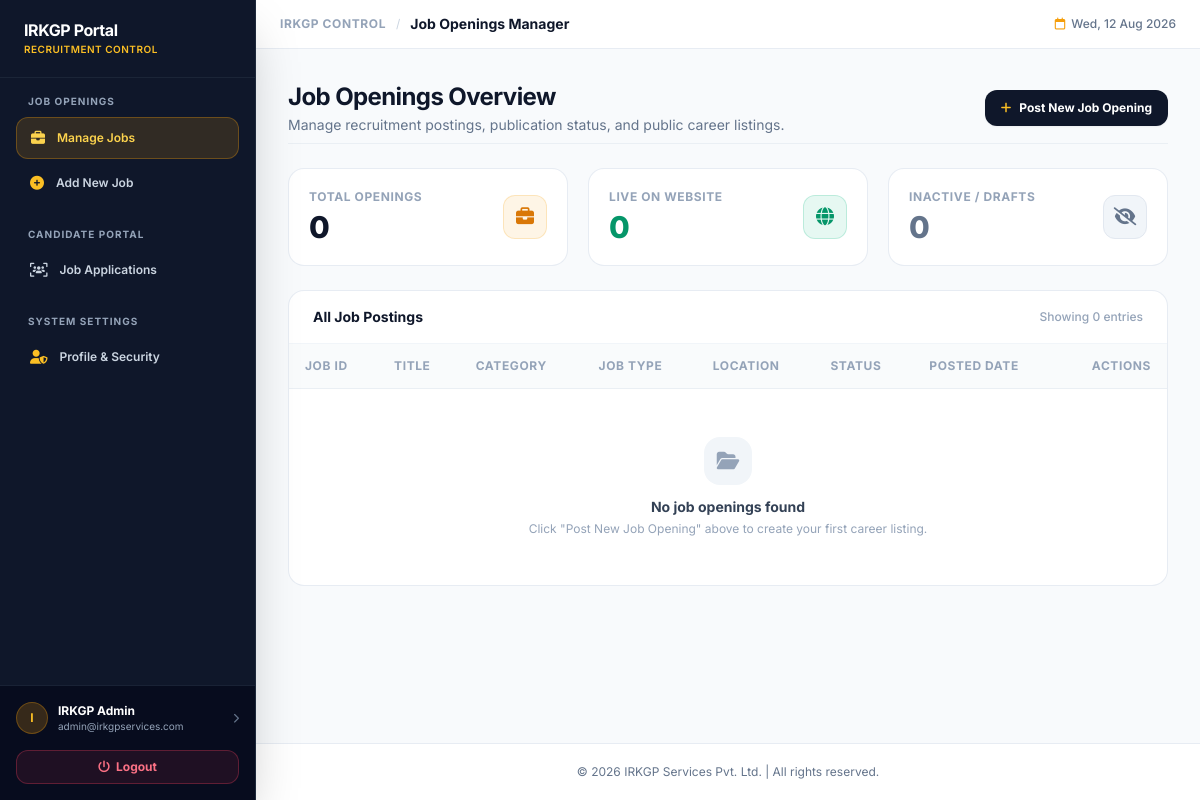
/admin/index.php (signed in), run on an earlier commit of the app's database.
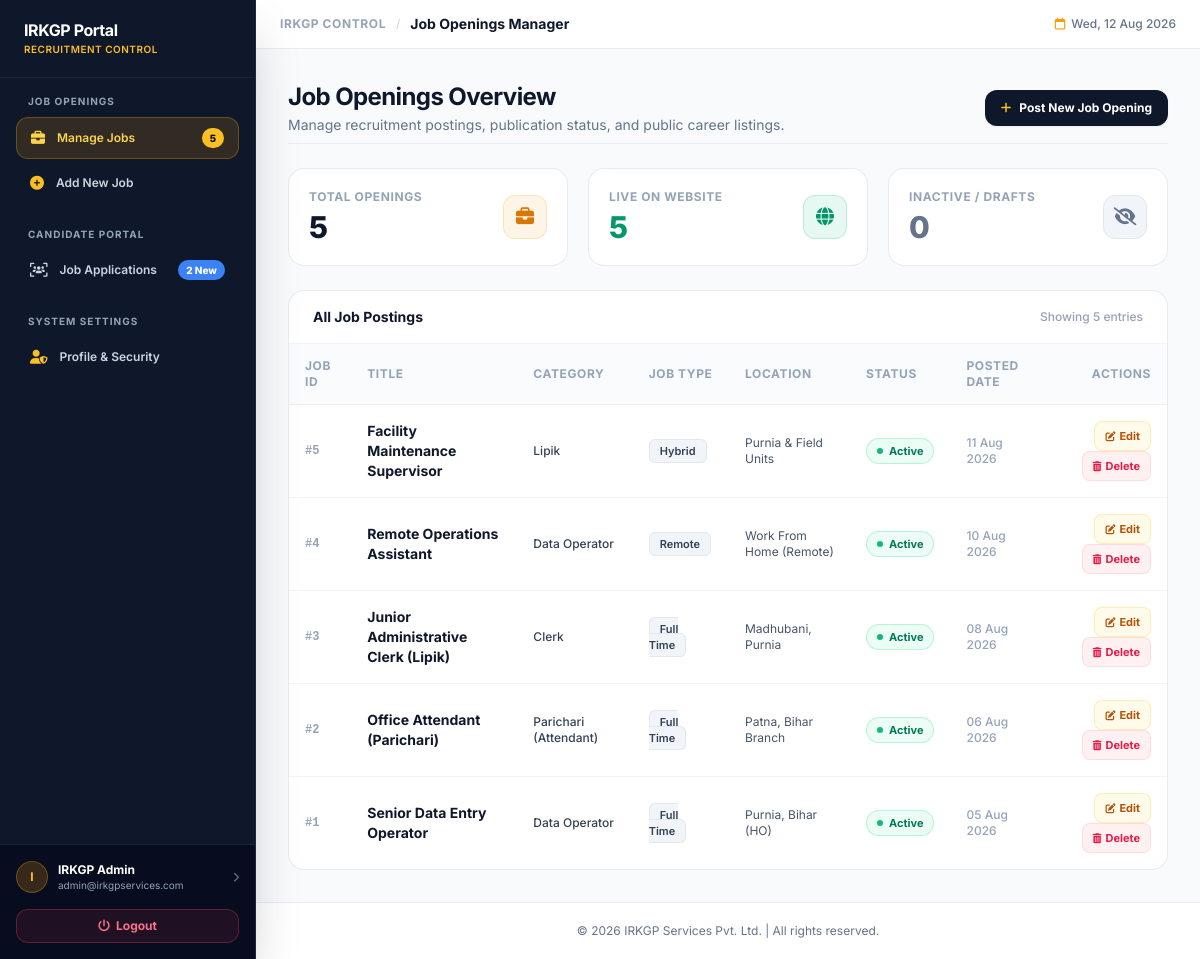
And on a later commit of the database.
### tables this page shows
CREATE TABLE `jobs` (
  `id` INT NOT NULL AUTO_INCREMENT,
  `title` VARCHAR(150) NOT NULL,
  `category` VARCHAR(100) NOT NULL,
  `job_type` VARCHAR(50) NOT NULL,
  `location` VARCHAR(100) NOT NULL,
  `description` TEXT NOT NULL,
  `requirements` TEXT NOT NULL,
  `status` ENUM('active', 'inactive') DEFAULT 'active',
  `created_at` TIMESTAMP DEFAULT CURRENT_TIMESTAMP,
  `updated_at` TIMESTAMP DEFAULT CURRENT_TIMESTAMP ON UPDATE CURRENT_TIMESTAMP,
  PRIMARY KEY (`id`)
);

### admin/index.php (the view, shortened to what this page needs)
<?php
$adminTitle = "Job Openings Manager";
$adminActivePage = "jobs";
$pdo = getDBConnection();
$totalJobs = 0;
$activeJobs = 0;
$inactiveJobs = 0;
$jobs = [];
try {
    $totalJobs = $pdo->query("SELECT COUNT(*) FROM `jobs`")->fetchColumn();
    $activeJobs = $pdo->query("SELECT COUNT(*) FROM `jobs` WHERE `status` = 'active'")->fetchColumn();
    $inactiveJobs = $pdo->query("SELECT COUNT(*) FROM `jobs` WHERE `status` = 'inactive'")->fetchColumn();
    $jobs = $pdo->query("SELECT * FROM `jobs` ORDER BY `created_at` DESC")->fetchAll();
} catch (Exception $e) {
    $jobs = [];
}
include __DIR__ . '/includes/admin_nav.php';
?>
<div class="flex flex-col sm:flex-row sm:items-center justify-between gap-4 pb-2 border-b border-slate-200/60">
    <div>
        <h1 class="text-2xl font-bold text-slate-900 tracking-tight">Job Openings Overview</h1>
        <p class="text-slate-500 text-xs sm:text-sm mt-0.5">Manage recruitment postings, publication status, and public career listings.</p>
    </div>
    <div>
        <a href="/admin/job_create.php" class="px-4 py-2.5 bg-slate-900 hover:bg-amber-500 hover:text-slate-950 text-white font-bold text-xs rounded-xl shadow-sm transition-all duration-200 flex items-center gap-2">
            <i class="fa-solid fa-plus text-xs text-amber-400"></i>
            <span>Post New Job Opening</span>
        </a>
    </div>
</div>
<div class="grid grid-cols-1 sm:grid-cols-3 gap-5">
    <div class="bg-white p-5 rounded-2xl border border-slate-200/80 shadow-xs flex items-center justify-between">
        <div>
            <span class="text-xs font-bold uppercase tracking-wider text-slate-400 block">Total Openings</span>
            <span class="text-3xl font-extrabold text-slate-900 block mt-1"><?php echo $totalJobs; ?></span>
        </div>
        <div class="h-11 w-11 rounded-xl bg-amber-500/10 text-amber-600 flex items-center justify-center text-lg shrink-0 border border-amber-500/20">
            <i class="fa-solid fa-briefcase"></i>
        </div>
    </div>
    <div class="bg-white p-5 rounded-2xl border border-slate-200/80 shadow-xs flex items-center justify-between">
        <div>
            <span class="text-xs font-bold uppercase tracking-wider text-slate-400 block">Live on Website</span>
            <span class="text-3xl font-extrabold text-emerald-600 block mt-1"><?php echo $activeJobs; ?></span>
        </div>
        <div class="h-11 w-11 rounded-xl bg-emerald-500/10 text-emerald-600 flex items-center justify-center text-lg shrink-0 border border-emerald-500/20">
            <i class="fa-solid fa-globe"></i>
        </div>
    </div>
    <div class="bg-white p-5 rounded-2xl border border-slate-200/80 shadow-xs flex items-center justify-between">
        <div>
            <span class="text-xs font-bold uppercase tracking-wider text-slate-400 block">Inactive / Drafts</span>
            <span class="text-3xl font-extrabold text-slate-500 block mt-1"><?php echo $inactiveJobs; ?></span>
        </div>
        <div class="h-11 w-11 rounded-xl bg-slate-100 text-slate-500 flex items-center justify-center text-lg shrink-0 border border-slate-200">
            <i class="fa-solid fa-eye-slash"></i>
        </div>
    </div>
</div>
<div class="bg-white rounded-2xl border border-slate-200/80 shadow-xs overflow-hidden">
    <div class="px-6 py-4 border-b border-slate-100 flex items-center justify-between">
        <h3 class="font-bold text-slate-900 text-sm">All Job Postings</h3>
        <span class="text-xs text-slate-400 font-medium">Showing <?php echo count($jobs); ?> entries</span>
    </div>
    <div class="overflow-x-auto">
        <table class="w-full text-left text-xs text-slate-600">
            <thead class="bg-slate-50/80 border-b border-slate-200/60 text-slate-400 uppercase font-bold tracking-wider">
                <tr>
                    <th class="py-3.5 px-4">Job ID</th>
                    <th class="py-3.5 px-4">Title</th>
                    <th class="py-3.5 px-4">Category</th>
                    <th class="py-3.5 px-4">Job Type</th>
                    <th class="py-3.5 px-4">Location</th>
                    <th class="py-3.5 px-4">Status</th>
                    <th class="py-3.5 px-4">Posted Date</th>
                    <th class="py-3.5 px-4 text-right">Actions</th>
                </tr>
            </thead>
            <tbody class="divide-y divide-slate-100">
                <?php if (!empty($jobs)): ?>
                    <?php foreach ($jobs as $job): ?>
                        <tr class="hover:bg-slate-50/80 transition">
                            <td class="py-4 px-4 font-mono font-bold text-slate-400">#<?php echo $job['id']; ?></td>
                            <td class="py-4 px-4">
                                <a href="/job_detail.php?id=<?php echo $job['id']; ?>" target="_blank" class="font-bold text-slate-900 hover:text-amber-600 transition text-sm block capitalize">
                                    <?php echo htmlspecialchars($job['title']); ?>
                                </a>
                            </td>
                            <td class="py-4 px-4 font-medium text-slate-700 capitalize"><?php echo htmlspecialchars($job['category']); ?></td>
                            <td class="py-4 px-4">
                                <span class="px-2.5 py-1 bg-slate-100 text-slate-700 rounded-md font-semibold text-[11px] border border-slate-200">
                                    <?php echo htmlspecialchars($job['job_type']); ?>
                                </span>
                            </td>
                            <td class="py-4 px-4 text-slate-600 capitalize"><?php echo htmlspecialchars($job['location']); ?></td>
                            <td class="py-4 px-4">
                                <?php if ($job['status'] === 'active'): ?>
                                    <span class="inline-flex items-center gap-1.5 px-2.5 py-1 bg-emerald-50 text-emerald-700 border border-emerald-200/80 rounded-full text-[11px] font-bold">
                                        <span class="h-1.5 w-1.5 rounded-full bg-emerald-500 animate-pulse"></span>
                                        Active
                                    </span>
                                <?php endif; ?>
                            </td>
                            <td class="py-4 px-4 text-slate-400 font-medium"><?php echo date('d M Y', strtotime($job['created_at'])); ?></td>
                            <td class="py-4 px-4 text-right space-x-1.5">
                                <a href="/admin/job_edit.php?id=<?php echo $job['id']; ?>" class="px-2.5 py-1.5 bg-amber-50 hover:bg-amber-400 hover:text-slate-950 text-amber-700 font-bold rounded-lg transition text-[11px] inline-flex items-center gap-1 border border-amber-200/60">
                                    <i class="fa-solid fa-pen-to-square text-[10px]"></i> Edit
                                </a>
                                <a href="/admin/index.php?action=delete&id=<?php echo $job['id']; ?>" onclick="return confirm('Are you sure you want to delete this job opening?');" class="px-2.5 py-1.5 bg-rose-50 hover:bg-rose-500 hover:text-white text-rose-600 font-bold rounded-lg transition text-[11px] inline-flex items-center gap-1 border border-rose-200/60">
                                    <i class="fa-solid fa-trash-can text-[10px]"></i> Delete
                                </a>
                            </td>
                        </tr>
                    <?php endforeach; ?>
                <?php else: ?>
                    <tr>
                        <td colspan="8" class="p-12 text-center text-slate-400">
                            <div class="h-12 w-12 rounded-2xl bg-slate-100 text-slate-400 flex items-center justify-center mx-auto mb-3 text-xl">
                                <i class="fa-solid fa-folder-open"></i>
                            </div>
                            <p class="font-bold text-slate-700 text-sm">No job openings found</p>
                            <p class="text-xs text-slate-400 mt-1">Click "Post New Job Opening" above to create your first career listing.</p>
                        </td>
                    </tr>
                <?php endif; ?>
            </tbody>
        </table>
    </div>
</div>
<?php include __DIR__ . '/includes/admin_footer.php'; ?>

### admin/includes/admin_nav.php (shortened to what this page needs)
<?php
$adminActivePage = $adminActivePage ?? 'jobs';
$navJobsCount = 0;
$navAppsCount = 0;
try {
    $pdoNav = getDBConnection();
    $navJobsCount = $pdoNav->query("SELECT COUNT(*) FROM `jobs` WHERE `status` = 'active'")->fetchColumn();
    $navAppsCount = $pdoNav->query("SELECT COUNT(*) FROM `job_applications` WHERE `status` = 'new'")->fetchColumn();
} catch (Exception $e) {
    $navJobsCount = 0;
    $navAppsCount = 0;
}
?>
<!DOCTYPE html>
<html lang="en" class="h-full bg-slate-50">
<head>
    <script src="https://cdn.tailwindcss.com"></script>
    <link rel="stylesheet" href="https://cdnjs.cloudflare.com/ajax/libs/font-awesome/6.6.0/css/all.min.css">
</head>
<body class="bg-slate-50 font-sans antialiased text-slate-800 min-h-screen relative">
    <aside id="sidebar-menu" class="hidden md:flex flex-col w-64 bg-slate-900 text-white border-r border-slate-800 h-screen fixed top-0 left-0 z-40 transition-all duration-300 shadow-2xl">
        <div class="px-6 py-5 border-b border-slate-800/80 flex items-center justify-between">
            <a href="/admin/index.php" class="block group">
                <span class="font-bold text-base text-white block tracking-tight leading-tight">IRKGP Portal</span>
                <span class="text-[10px] text-amber-400 font-semibold uppercase tracking-wider block mt-0.5">Recruitment Control</span>
            </a>
        </div>
        <div class="flex-grow p-4 space-y-6 overflow-y-auto">
            <div class="space-y-1">
                <p class="px-3 text-[10px] font-bold uppercase tracking-widest text-slate-400 mb-2">Job Openings</p>
                <a href="/admin/index.php" class="flex items-center justify-between px-3.5 py-2.5 rounded-xl text-xs font-semibold transition-all duration-200 <?php echo ($adminActivePage === 'jobs' || $adminActivePage === 'dashboard') ? 'bg-amber-500/15 text-amber-300 font-bold border border-amber-500/30' : 'text-slate-300 hover:bg-slate-800/80 hover:text-white'; ?>">
                    <div class="flex items-center gap-3">
                        <i class="fa-solid fa-briefcase text-sm"></i>
                        <span>Manage Jobs</span>
                    </div>
                    <?php if ($navJobsCount > 0): ?>
                        <span class="px-2 py-0.5 rounded-full text-[10px] font-extrabold <?php echo ($adminActivePage === 'jobs' || $adminActivePage === 'dashboard') ? 'bg-amber-400 text-slate-950' : 'bg-slate-800 text-amber-300 border border-amber-400/20'; ?>"><?php echo $navJobsCount; ?></span>
                    <?php endif; ?>
                </a>
                <a href="/admin/job_create.php" class="flex items-center gap-3 px-3.5 py-2.5 rounded-xl text-xs font-semibold transition-all duration-200 <?php echo $adminActivePage === 'job_create' ? 'bg-amber-500/15 text-amber-300 font-bold border border-amber-500/30' : 'text-slate-300 hover:bg-slate-800/80 hover:text-white'; ?>">
                    <i class="fa-solid fa-plus-circle text-sm text-amber-400"></i>
                    <span>Add New Job</span>
                </a>
            </div>
            <div class="space-y-1">
                <p class="px-3 text-[10px] font-bold uppercase tracking-widest text-slate-400 mb-2">Candidate Portal</p>
                <a href="/admin/applications.php" class="flex items-center justify-between px-3.5 py-2.5 rounded-xl text-xs font-semibold transition-all duration-200 <?php echo $adminActivePage === 'applications' ? 'bg-amber-500/15 text-amber-300 font-bold border border-amber-500/30' : 'text-slate-300 hover:bg-slate-800/80 hover:text-white'; ?>">
                    <div class="flex items-center gap-3">
                        <i class="fa-solid fa-users-viewfinder text-sm"></i>
                        <span>Job Applications</span>
                    </div>
                    <?php if (isset($navAppsCount) && $navAppsCount > 0): ?>
                        <span class="px-2 py-0.5 rounded-full text-[10px] font-extrabold bg-blue-500 text-white animate-pulse"><?php echo $navAppsCount; ?> New</span>
                    <?php endif; ?>
                </a>
            </div>
            <div class="space-y-1">
                <p class="px-3 text-[10px] font-bold uppercase tracking-widest text-slate-400 mb-2">System Settings</p>
                <a href="/admin/profile.php" class="flex items-center gap-3 px-3.5 py-2.5 rounded-xl text-xs font-semibold transition-all duration-200 <?php echo $adminActivePage === 'profile' ? 'bg-amber-500/15 text-amber-300 font-bold border border-amber-500/30' : 'text-slate-300 hover:bg-slate-800/80 hover:text-white'; ?>">
                    <i class="fa-solid fa-user-shield text-sm text-amber-400"></i>
                    <span>Profile & Security</span>
                </a>
            </div>
        </div>
        <div class="p-4 border-t border-slate-800/80 bg-slate-950/60 space-y-3 shrink-0">
            <a href="/admin/profile.php" class="flex items-center justify-between group p-1.5 -m-1.5 rounded-xl hover:bg-slate-800/60 transition">
                <div class="flex items-center gap-2.5 min-w-0">
                    <div class="h-8 w-8 rounded-full bg-amber-500/20 text-amber-400 font-bold text-xs flex items-center justify-center shrink-0 border border-amber-500/30 group-hover:scale-105 transition">
                        <?php echo strtoupper(substr($_SESSION['admin_name'] ?? 'A', 0, 1)); ?>
                    </div>
                    <div class="truncate">
                        <p class="text-xs font-bold text-white truncate group-hover:text-amber-300 transition"><?php echo htmlspecialchars($_SESSION['admin_name'] ?? 'Admin'); ?></p>
                        <p class="text-[10px] text-slate-400 truncate"><?php echo htmlspecialchars($_SESSION['admin_email'] ?? 'admin@irkgpservices.com'); ?></p>
                    </div>
                </div>
                <i class="fa-solid fa-chevron-right text-[10px] text-slate-500 group-hover:text-amber-400 transition"></i>
            </a>
            <div class="pt-1">
                <a href="/admin/logout.php" class="w-full px-2.5 py-2 rounded-xl bg-rose-500/10 hover:bg-rose-500/20 text-rose-400 text-xs font-bold text-center transition border border-rose-500/30 flex items-center justify-center gap-1.5">
                    <i class="fa-solid fa-power-off text-xs"></i>
                    <span>Logout</span>
                </a>
            </div>
        </div>
    </aside>
    <div class="flex-grow flex flex-col min-w-0 min-h-screen md:pl-64">
        <header class="bg-white/90 backdrop-blur-md border-b border-slate-200/80 px-6 py-3.5 hidden md:flex items-center justify-between sticky top-0 z-30 shadow-xs">
            <div class="flex items-center gap-2.5 text-xs">
                <span class="font-bold text-slate-400 uppercase tracking-wider">IRKGP Control</span>
                <span class="text-slate-300">/</span>
                <h1 class="font-bold text-slate-900 text-sm"><?php echo isset($adminTitle) ? htmlspecialchars($adminTitle) : "Job Management Dashboard"; ?></h1>
            </div>
            <div class="flex items-center gap-4">
                <span class="text-xs text-slate-500 font-medium flex items-center gap-1.5">
                    <i class="fa-regular fa-calendar text-amber-500 text-xs"></i>
                    <?php echo date('D, d M Y'); ?>
                </span>
            </div>
        </header>
        <main class="flex-1 p-6 lg:p-8 space-y-6">

### admin/includes/admin_footer.php (shortened to what this page needs)
        </main>
        <footer class="bg-white border-t border-slate-200/80 text-slate-500 py-5 text-xs text-center mt-auto">
            <div class="max-w-7xl mx-auto px-6 flex flex-col sm:flex-row justify-center items-center gap-2">
                <p>&copy; <?php echo date('Y'); ?> IRKGP Services Pvt. Ltd. | All rights reserved.</p>
            </div>
        </footer>
    </div>
</body>
</html>

What changed in the data, as far as the page shows it:
added jobs: id "5", title "Facility Maintenance Supervisor", category "Lipik", job_type "Hybrid", location "Purnia & Field Units", status "active" (drawn), created_at "11 Aug 2026"
added jobs: id "4", title "Remote Operations Assistant", category "Data Operator", job_type "Remote", location "Work From Home (Remote)", status "active" (drawn), created_at "10 Aug 2026"
added jobs: id "3", title "Junior Administrative Clerk (Lipik)", category "Clerk", job_type "Full Time", location "Madhubani, Purnia", status "active" (drawn), created_at "08 Aug 2026"
added jobs: id "2", title "Office Attendant (Parichari)", category "Parichari (Attendant)", job_type "Full Time", location "Patna, Bihar Branch", status "active" (drawn), created_at "06 Aug 2026"
added jobs: id "1", title "Senior Data Entry Operator", category "Data Operator", job_type "Full Time", location "Purnia, Bihar (HO)", status "active" (drawn), created_at "05 Aug 2026"
Also different on the page:
$navJobsCount: (not shown) → "5"
$navAppsCount: (not shown) → "2"
$totalJobs: "0" → "5"
$activeJobs: "0" → "5"
count($jobs): "0" → "5"
text no longer shown: "No job openings found Click \"Post New Job Opening\" above to create your first career listing."
text now shown: "New"
